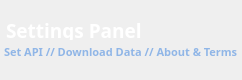
               <widget class="QWidget" name="setting_text_container" native="true">
                <property name="minimumSize">
                 <size>
                  <width>0</width>
                  <height>80</height>
                 </size>
                </property>
                <property name="maximumSize">
                 <size>
                  <width>16777215</width>
                  <height>80</height>
                 </size>
                </property>
                <layout class="QVBoxLayout" name="verticalLayout_22">
                 <property name="spacing">
                  <number>0</number>
                 </property>
                 <property name="leftMargin">
                  <number>0</number>
                 </property>
                 <property name="topMargin">
                  <number>0</number>
                 </property>
                 <property name="rightMargin">
                  <number>0</number>
                 </property>
                 <property name="bottomMargin">
                  <number>0</number>
                 </property>
                 <item>
                  <widget class="QWidget" name="note_text_container_2" native="true">
                   <property name="maximumSize">
                    <size>
                     <width>16777215</width>
                     <height>40</height>
                    </size>
                   </property>
                   <layout class="QVBoxLayout" name="verticalLayout_21">
                    <property name="spacing">
                     <number>6</number>
                    </property>
                    <property name="leftMargin">
                     <number>0</number>
                    </property>
                    <property name="topMargin">
                     <number>0</number>
                    </property>
                    <property name="rightMargin">
                     <number>0</number>
                    </property>
                    <property name="bottomMargin">
                     <number>0</number>
                    </property>
                    <item>
                     <widget class="QLabel" name="note_title_label_2">
                      <property name="maximumSize">
                       <size>
                        <width>16777215</width>
                        <height>20</height>
                       </size>
                      </property>
                      <property name="font">
                       <font>
                        <family>Comfortaa</family>
                        <pointsize>14</pointsize>
                        <bold>true</bold>
                       </font>
                      </property>
                      <property name="styleSheet">
                       <string notr="true">color: #ffffff; 
margin-left : 1px; </string>
                      </property>
                      <property name="text">
                       <string>Settings Panel</string>
                      </property>
                     </widget>
                    </item>
                    <item>
                     <widget class="QLabel" name="note_update_label_2">
                      <property name="maximumSize">
                       <size>
                        <width>16777215</width>
                        <height>12</height>
                       </size>
                      </property>
                      <property name="font">
                       <font>
                        <family>Comfortaa</family>
                        <pointsize>8</pointsize>
                        <bold>true</bold>
                       </font>
                      </property>
                      <property name="styleSheet">
                       <string notr="true">margin-left : 1px; 
color : #90b6e7;</string>
                      </property>
                      <property name="text">
                       <string>Set API // Download Data // About &amp; Terms</string>
                      </property>
                     </widget>
                    </item>
                   </layout>
                  </widget>
                 </item>
                </layout>
               </widget>
